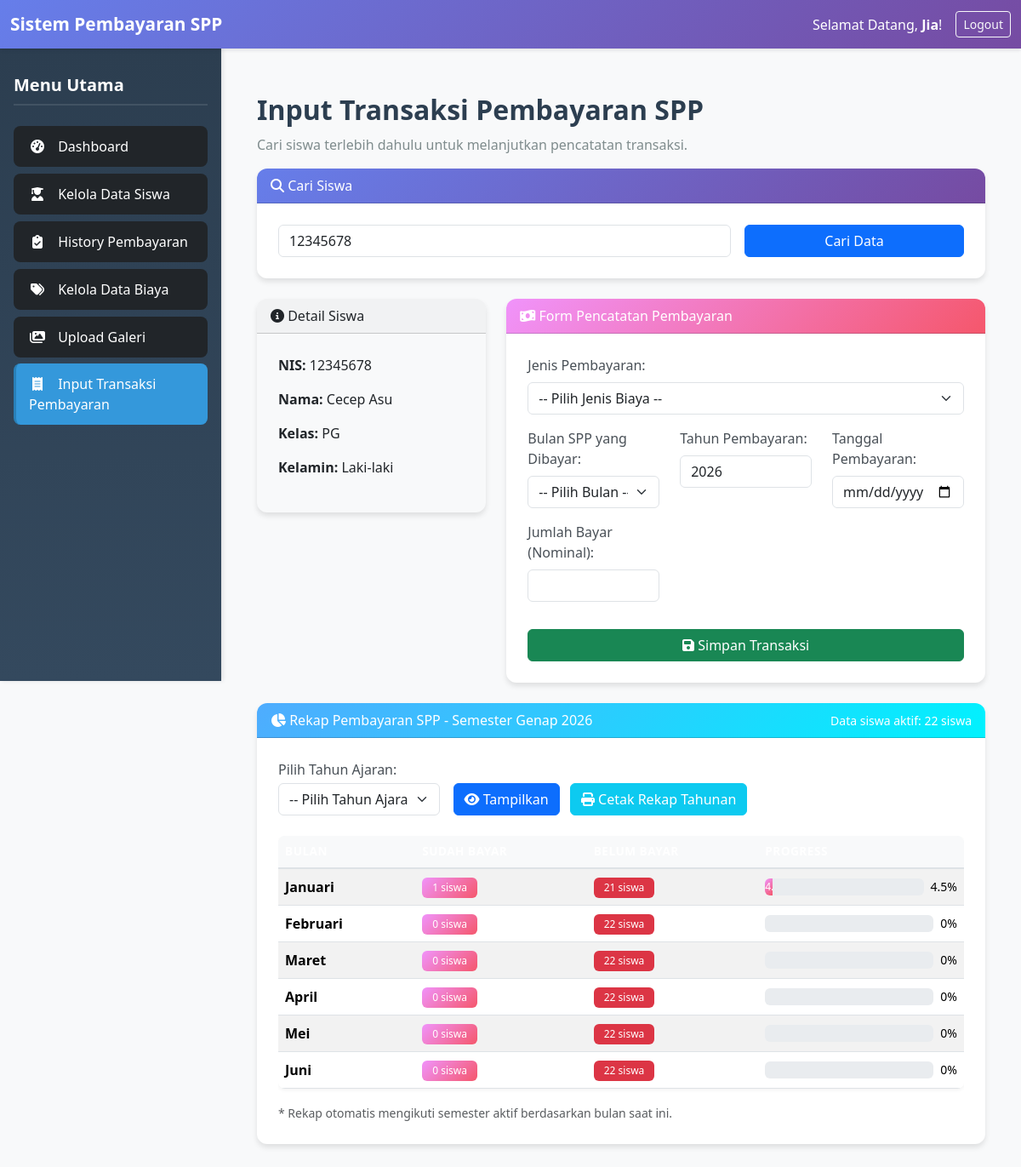
The app's page /admin/transaksi.php?nis=12345678 (signed in) with its own data.
### tables this page shows
CREATE TABLE `tabel_siswa` (
  `nis` varchar(15) NOT NULL,
  `nama_siswa` varchar(100) NOT NULL,
  `id_kelas` int(11) NOT NULL,
  `kelamin` varchar(10) NOT NULL
);

CREATE TABLE `tabel_kelas` (
  `id_kelas` int(11) NOT NULL,
  `nama_kelas` varchar(10) NOT NULL
);

### admin/transaksi.php (the view, shortened to what the rows shown need)
<?php
include('../includes/koneksi.php');
$cari = isset($_GET['nis']) ? trim(mysqli_real_escape_string($koneksi, $_GET['nis'])) : '';
$data_siswa = null;
if (!empty($cari)) {
    $query_siswa = "SELECT s.*, k.nama_kelas
                    FROM tabel_siswa s
                    JOIN tabel_kelas k ON s.id_kelas = k.id_kelas
                    WHERE s.nis = '$cari' OR s.nama_siswa LIKE '%$cari%'
                    LIMIT 1";
    $result_siswa = mysqli_query($koneksi, $query_siswa);
    $data_siswa = mysqli_fetch_assoc($result_siswa);
}
$filter_tahun_ajaran = isset($_GET['tahun_ajaran']) ? $_GET['tahun_ajaran'] : '';
$total_siswa = 0;
$nis_filter_list = [];
if (!empty($filter_tahun_ajaran)) {
    $tahun_norm = mysqli_real_escape_string($koneksi, preg_replace('/\s+/', '', $filter_tahun_ajaran));
    $query_siswa_aktif = mysqli_query(
        $koneksi,
        "SELECT nis, tahun_ajaran
         FROM tabel_siswa_aktif
         WHERE REPLACE(REPLACE(REPLACE(tahun_ajaran, ' ', ''), '\r', ''), '\n', '') = '$tahun_norm'"
    );
    if ($query_siswa_aktif) {
        while ($row_sa = mysqli_fetch_assoc($query_siswa_aktif)) {
            $nis_filter_list[] = $row_sa['nis'];
        }
    }
    if (!empty($nis_filter_list)) {
        $total_siswa = count($nis_filter_list);
        $escaped_nis = array_map(function ($v) use ($koneksi) {
            return mysqli_real_escape_string($koneksi, $v);
        }, $nis_filter_list);
        $nis_in = "'" . implode("','", $escaped_nis) . "'";
        $where_nis_clause = " AND nis IN ($nis_in)";
    } else {
        $total_siswa = 0;
    }
} else {
    $query_total_siswa = mysqli_query($koneksi, "SELECT COUNT(*) AS total_siswa FROM tabel_siswa");
    if ($query_total_siswa) {
        $data_total_siswa = mysqli_fetch_assoc($query_total_siswa);
        $total_siswa = (int) ($data_total_siswa['total_siswa'] ?? 0);
    }
}
?>
<!DOCTYPE html>
<html lang="id">
<head>
    <link rel="stylesheet" href="../assets/css/bootstrap.min.css">
    <link rel="stylesheet" href="../assets/css/admin.css">
    <link rel="stylesheet" href="https://cdnjs.cloudflare.com/ajax/libs/font-awesome/6.5.1/css/all.min.css">
</head>
<body>
    <div id="content">
        <div class="container-fluid">
            <h2 class="mt-4">Input Transaksi Pembayaran SPP</h2>
            <?php
            if (!empty($cari)) {
                if ($data_siswa) {
            ?>
                    <div class="row">
                        <div class="col-md-4">
                            <div class="card bg-light">
                                <div class="card-header">
                                    <i class="fas fa-info-circle"></i> Detail Siswa
                                </div>
                                <div class="card-body">
                                    <p><strong>NIS:</strong> <?php echo $data_siswa['nis']; ?></p>
                                    <p><strong>Nama:</strong> <?php echo $data_siswa['nama_siswa']; ?></p>
                                    <p><strong>Kelas:</strong> <?php echo $data_siswa['nama_kelas']; ?></p>
                                    <p><strong>Kelamin:</strong>
                                        <?php
                                        if (!isset($data_siswa['kelamin']) || $data_siswa['kelamin'] === '') {
                                            echo '-';
                                        } elseif ($data_siswa['kelamin'] === 'L') {
                                            echo 'Laki-laki';
                                        } elseif ($data_siswa['kelamin'] === 'P') {
                                            echo 'Perempuan';
                                        } else {
                                            echo htmlspecialchars($data_siswa['kelamin']);
                                        }
                                        ?>
                                    </p>
                                </div>
                            </div>
                        </div>
                        <div class="col-md-8">
                            <div class="card">
                                <div class="card-header bg-success text-white">
                                    <i class="fas fa-money-bill-wave"></i> Form Pencatatan Pembayaran
                                </div>
                                <div class="card-body">
                                    <form action="proses_transaksi.php" method="post">
                                        <div class="mb-3">
                                            <label for="id_biaya" class="form-label">Jenis Pembayaran:</label>
                                            <select id="id_biaya" name="id_biaya" class="form-select" required>
                                                <option value="">-- Pilih Jenis Biaya --</option>
                                            </select>
                                        </div>
                                        <div class="row">
                                            <div class="col-md-4 mb-3">
                                                <label for="bulan_bayar" class="form-label">Bulan SPP yang Dibayar:</label>
                                                <select id="bulan_bayar" name="bulan_bayar" class="form-select" required>
                                                    <option value="">-- Pilih Bulan --</option>
                                                </select>
                                            </div>
                                            <div class="col-md-4 mb-3">
                                                <label for="tahun_bayar" class="form-label">Tahun Pembayaran:</label>
                                                <input type="number" id="tahun_bayar" name="tahun_bayar" class="form-control" required min="2020" max="2099" value="<?php echo date('Y'); ?>">
                                            </div>
                                            <div class="col-md-4 mb-3">
                                                <label for="tgl_pembayaran" class="form-label">Tanggal Pembayaran:</label>
                                                <input type="date" id="tgl_pembayaran" name="tgl_pembayaran" class="form-control" required>
                                            </div>
                                            <div class="col-md-4 mb-3">
                                                <label for="jumlah_bayar" class="form-label">Jumlah Bayar (Nominal):</label>
                                                <input type="number" id="jumlah_bayar" name="jumlah_bayar" class="form-control" required min="1000">
                                            </div>
                                        </div>
                                        <button type="submit" name="simpan_pembayaran" class="btn btn-success mt-3 w-100">
                                            <i class="fas fa-save"></i> Simpan Transaksi
                                        </button>
                                    </form>
                                </div>
                            </div>
                        </div>
                    </div>
            <?php
                } else {
                    echo "<div class='alert alert-danger' role='alert'><i class='fas fa-exclamation-triangle'></i> Data siswa dengan NIS/Nama <strong>" . htmlspecialchars($cari) . "</strong> tidak ditemukan. Silakan cek kembali.</div>";
                }
            }
            ?>
            <div class="card mt-4">
                <div class="card-body">
                    <?php if ($total_siswa === 0) { ?>
                        <div class="alert alert-warning mb-0">
                            <i class="fas fa-exclamation-circle"></i> Belum ada data siswa yang terdaftar sehingga rekap tidak dapat ditampilkan.
                        </div>
                    <?php } else { ?>
                        <div class="table-responsive">
                            <table class="table table-striped table-hover align-middle">
                                <thead class="table-light">
                                    <tr>
                                        <th style="width: 20%;">Bulan</th>
                                        <th style="width: 25%;">Sudah Bayar</th>
                                        <th style="width: 25%;">Belum Bayar</th>
                                        <th style="width: 30%;">Progress</th>
                                    </tr>
                                </thead>
                            </table>
                        </div>
                    <?php } ?>
                </div>
            </div>
        </div>
    </div>
</body>
</html>

### records on screen
tabel_siswa: nis "12345678", nama_siswa "Cecep Asu", id_kelas.nama_kelas "PG"

### other values on screen
$_SESSION['nama_admin'] "Jia"
$judul_semester "Semester Genap 2026"
$total_siswa "22"
$rekap['bulan'] "Januari"
$rekap['total_bayar'] "1"
$rekap['total_belum'] "21"
$rekap['persentase'] "4.5"
$rekap['bulan'] "Februari"
$rekap['total_bayar'] "0"
$rekap['total_belum'] "22"
$rekap['persentase'] "0"
$rekap['bulan'] "Maret"
$rekap['bulan'] "April"
$rekap['bulan'] "Mei"
$rekap['bulan'] "Juni"
